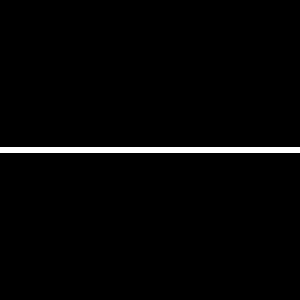
Frame 1 (no input)
Frame 60 (the mouse pressed at the canvas centre just before this capture): identical to frame 1, image omitted
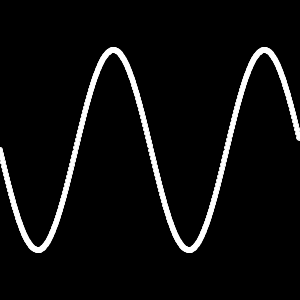
Frame 120 (the mouse held since frame 60 and released just before this capture)

The Processing sketch that drew these frames (run headless with seeded random() and noise(); from frame 60 on, the mouse is pressed at the canvas centre):

// Processing sketch: ex10_05
// ── ex10_05.pde
// 작은 원으로 사인파를 만들고 주기는 마우스의 좌우 움직임으로 조절

float[] y; 

void setup() {
  size(300, 300);
  y = new float[width];
}

void draw() {
  background(0);
  for (int x = 0; x < width; x++) { 
    float theta = map(x, 0, mouseX+1, 0, TWO_PI);
    y[x] = height/2 + 100.0 * sin(theta);
    stroke(255);
    ellipse(x, y[x], 5, 5);
  }
}
